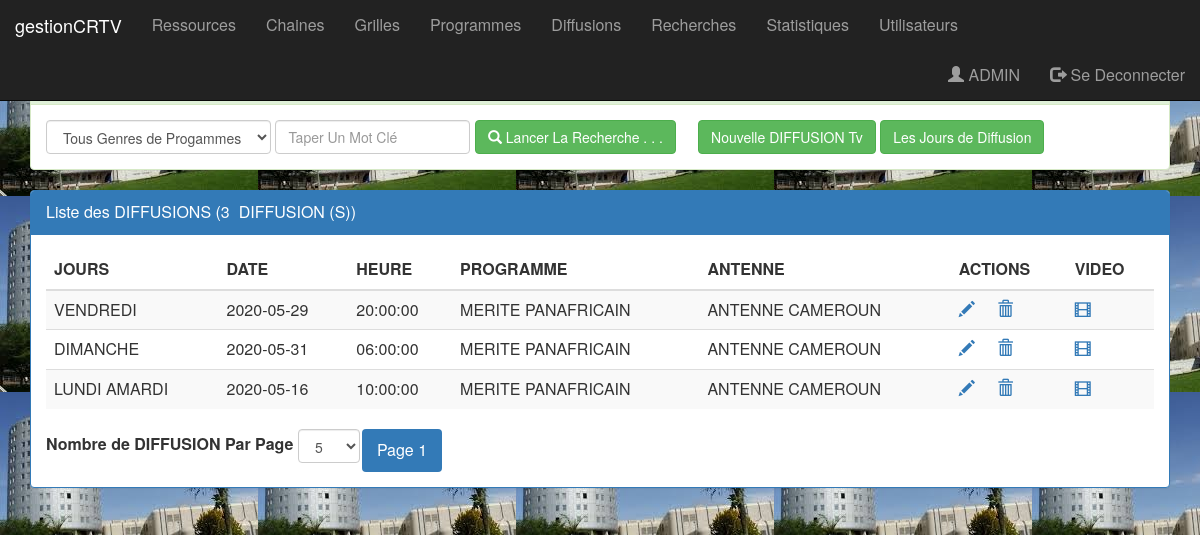
The app's page /pages/Diffusion.php (signed in) with its own data.
### tables this page shows
CREATE TABLE IF NOT EXISTS `diffusion` (
  `IDDIFFUSION` int(11) NOT NULL AUTO_INCREMENT,
  `IDANTENNE` int(11) NOT NULL,
  `IDPROGRAMME` int(11) NOT NULL,
  `CODEJOUR` varchar(3) NOT NULL,
  `DATEDIFFUSION` date DEFAULT NULL,
  `HEUREEBUTDIFFUSION` time DEFAULT NULL,
  `HEUREFINDIFFUSION` time DEFAULT NULL,
  `LIENDIFFUSION` varchar(255) NOT NULL,
  PRIMARY KEY (`IDDIFFUSION`),
  KEY `FK_ASSOCIER` (`IDPROGRAMME`),
  KEY `FK_DEROULER` (`CODEJOUR`),
  KEY `FK_PROGRAMMER` (`IDANTENNE`)
);

CREATE TABLE IF NOT EXISTS `jour` (
  `CODEJOUR` varchar(3) NOT NULL,
  `LIBELLEJOUR` varchar(25) DEFAULT NULL,
  PRIMARY KEY (`CODEJOUR`)
);

CREATE TABLE IF NOT EXISTS `programme` (
  `IDPROGRAMME` int(11) NOT NULL AUTO_INCREMENT,
  `IDGRILLE` int(11) NOT NULL,
  `CODELANGUEDIFFUSIONP` varchar(3) NOT NULL,
  `CODETYPEPROGRAMME` varchar(5) NOT NULL,
  `IDEQUIPEPRODUCTION` int(11) NOT NULL,
  `CODEGENREPROGRAMME` varchar(5) NOT NULL,
  `MATRICULEJOURNALISTE` varchar(10) NOT NULL,
  `NOMPROGRAMME` varchar(100) DEFAULT NULL,
  `IMAGEPROGRAMME` longblob,
  `DUREEPROGRAMME` int(11) DEFAULT NULL,
  PRIMARY KEY (`IDPROGRAMME`),
  KEY `FK_AVOIR` (`CODEGENREPROGRAMME`),
  KEY `FK_CLASSER` (`CODETYPEPROGRAMME`),
  KEY `FK_COMPRENDRE` (`IDGRILLE`),
  KEY `FK_CORRESPONDRE` (`CODELANGUEDIFFUSIONP`),
  KEY `FK_PRESENTER` (`MATRICULEJOURNALISTE`),
  KEY `FK_PRODUIRE` (`IDEQUIPEPRODUCTION`)
);

CREATE TABLE IF NOT EXISTS `antenne` (
  `IDANTENNE` int(11) NOT NULL AUTO_INCREMENT,
  `MATRICULEREGISSEUR` varchar(10) NOT NULL,
  `IDCHAINE` int(11) NOT NULL,
  `NOMANTENNE` varchar(100) DEFAULT NULL,
  PRIMARY KEY (`IDANTENNE`),
  KEY `FK_GERER` (`MATRICULEREGISSEUR`),
  KEY `FK_POSSEDER` (`IDCHAINE`)
);

### pages/Diffusion.php (the view, shortened to what this page needs)
<?php
	require_once('connexion.php');
	if(isset($_GET['motCle']))
		$mc=$_GET['motCle'];
	else
		$mc="";
	if(isset($_GET['IDPROGRAMME']))
		$idf=$_GET['IDPROGRAMME'];
	else
		$idf=0;
	if(isset($_GET['size']))
		$size=$_GET['size'];
	else
		$size=4;
	if(isset($_GET['page']))
		$page=$_GET['page'];
	else
		$page=1;
	$offset=($page-1)*$size;
	if($idf==0){
		$resultat = $con->query("SELECT D.IDDIFFUSION,A.NOMANTENNE,P.NOMPROGRAMME,J.LIBELLEJOUR,D.DATEDIFFUSION,D.HEUREEBUTDIFFUSION,D.HEUREFINDIFFUSION,D.LIENDIFFUSION
								FROM  DIFFUSION D,ANTENNE A,JOUR J,PROGRAMME P
								WHERE A.IDANTENNE=D.IDANTENNE
								AND   P.IDPROGRAMME= D.IDPROGRAMME
								AND   J.CODEJOUR= D.CODEJOUR
								AND (D.IDDIFFUSION like '%$mc%' OR J.CODEJOUR like '%$mc%')
								ORDER BY D.IDDIFFUSION
								LIMIT $size
								OFFSET $offset");
		$resultat2 = $con->query("select count(*) as nbrDIFFUSION
								from DIFFUSION
								where IDDIFFUSION like '%$mc%' OR CODEJOUR like '%$mc%'");
	}
	$nbr=$resultat2->fetch();
	$nbrPro=$nbr['nbrDIFFUSION'];
	$reste=$nbrPro % $size;
	if($reste==0)
		$nbrPage=$nbrPro/$size;
	else
		$nbrPage=floor($nbrPro/$size)+1;
?>
<!DOCTYPE HTML>
<html>
	<head>
		<link rel="stylesheet" type="text/css" href="../css/bootstrap.css">
		<link rel="stylesheet" type="text/css" href="../css/monstyle.css">
	</head>
	<body background="CRTV4.JPG">
		 <div id="wrapper">
			<?php include('entete.php');?>
			<div class="container">
				<div class="panel panel-success espace60">
					<div class="panel-heading">Rechercher des DIFFUSIONS Tv</div>
					<div class="panel-body">
						<form method="get" action="Diffusion.php" class="form-inline">
						<div class="form-group">
								<select name="IDPROGRAMME" id="IDPROGRAMME" class="form-control"
									onChange="this.form.submit();">
									<option value="ALL" >Tous Genres de Progammes</option>
								</select>
								<input type="text" name="motCle"
										placeholder="Taper Un Mot Clé"
										id="motCle" class="form-control"
										value="<?php echo $mc; ?>"/>
								<button type="submit" class="btn btn-success">
									<i class="glyphicon glyphicon-search"></i>
									Lancer La Recherche . . .
								</button>
								<?php if($_SESSION['utilisateur']['ROLE']=="ADMIN") {?>
									<a class="btn btn-success" href="NouvelleDiffusion.php">Nouvelle DIFFUSION Tv</a>
									<a class="btn btn-success" href="NouveauJour.php">Les Jours de Diffusion</a>
								<?php } ?>
							</div>
						</form>
					</div>
				</div>
				<div class="panel panel-primary">
					<div class="panel-heading">
					Liste des DIFFUSIONS (<?php echo $nbrPro ?> &nbspDIFFUSION (S))
					</div>
					<div class="panel-body">
						<table class="table table-striped">
							<thead>
								<tr>
									<th>JOURS</th>
									<th>DATE</th>
									<th>HEURE</th>
									<th>PROGRAMME</th>
									<th>ANTENNE</th>
									 <?php if($_SESSION['utilisateur']['ROLE']=="ADMIN") {?>
										<th>ACTIONS</th>
									<?php } ?>
									<?php if($_SESSION['utilisateur']['ROLE']=="ADMIN") {?>
										<th>VIDEO</th>
									<?php } ?>
								</tr>
							</thead>
							<tbody>
								<?php while($STAGIAIRE=$resultat->fetch()){?>
									<tr>
										<td><?php echo $STAGIAIRE['LIBELLEJOUR'] ?></td>
										<td><?php echo $STAGIAIRE['DATEDIFFUSION'] ?></td>
										<td><?php echo $STAGIAIRE['HEUREEBUTDIFFUSION'] ?></td>
										<td><?php echo $STAGIAIRE['NOMPROGRAMME'] ?></td>
										<td><?php echo $STAGIAIRE['NOMANTENNE'] ?></td>
										<td>
											<?php if($_SESSION['utilisateur']['ROLE']=="ADMIN") {?>
												<a href="EditerDiffusion.php?IDDIFFUSION=<?php echo $STAGIAIRE['IDDIFFUSION'] ?>">
													<span class="glyphicon glyphicon-pencil"></span>
												</a>
												<a Onclick="return confirm('Etes Vous Sur de Vouloir Supprimer Cette DIFFUSION ?')"
													href="SupprimerDiffusion.php?IDDIFFUSION=<?php echo $STAGIAIRE['IDDIFFUSION'] ?>">
													<span class="glyphicon glyphicon-trash"></span>
												</a>
											<?php } ?>
											<td>
											<?php if($_SESSION['utilisateur']['ROLE']=="ADMIN") {?>
												<a href="https://youtu.be/WcQi7OY5iGM" target="_blank">
													<span class="glyphicon glyphicon-film"></span>
												</a>
											<?php } ?>
											</td>
									</tr>
								<?php } ?>
							</tbody>
						</table>
						<div>
								<ul class="nav nav-pills nav-right">
									<li>
										<form class="form-inline">
											<label>Nombre de DIFFUSION Par Page </label>
											<select name="size" class="form-control"
													onchange="this.form.submit()">
												<option <?php if($size==5)  echo "selected" ?>>5</option>
											</select>
										</form>
									</li>
									<?php for($i=1;$i<=$nbrPage;$i++){ ?>
										<li class="<?php if($i==$page) echo 'active' ?>">
											<a href="Diffusion.php?page=<?php echo $i ?>
											&motCle=<?php echo $mc ?>
											&IDPROGRAMME=<?php echo $idf ?>
											&size=<?php echo $size ?>">
												Page <?php echo $i ?>
											</a>
										</li>
									<?php } ?>
								</ul>
						</div>
					</div>
				</div>
			</div>
		</div>
	</body>
</html>

### css/monstyle.css (style rules this page uses)
.espace60 { margin-top: 60px; }
body { background-color: rgb(240, 238, 238); font-size: 16px; }
.form-control { position: relative; }

### records on screen
diffusion: jour.LIBELLEJOUR "VENDREDI", DATEDIFFUSION "2020-05-29", HEUREEBUTDIFFUSION "20:00:00", IDPROGRAMME.NOMPROGRAMME "MERITE PANAFRICAIN", IDANTENNE.NOMANTENNE "ANTENNE CAMEROUN"
diffusion: jour.LIBELLEJOUR "DIMANCHE", DATEDIFFUSION "2020-05-31", HEUREEBUTDIFFUSION "06:00:00", IDPROGRAMME.NOMPROGRAMME "MERITE PANAFRICAIN", IDANTENNE.NOMANTENNE "ANTENNE CAMEROUN"
diffusion: jour.LIBELLEJOUR "LUNDI AMARDI", DATEDIFFUSION "2020-05-16", HEUREEBUTDIFFUSION "10:00:00", IDPROGRAMME.NOMPROGRAMME "MERITE PANAFRICAIN", IDANTENNE.NOMANTENNE "ANTENNE CAMEROUN"

### other values on screen
$_SESSION['utilisateur']['LOGIN'] "ADMIN"
$nbrPro "3"
